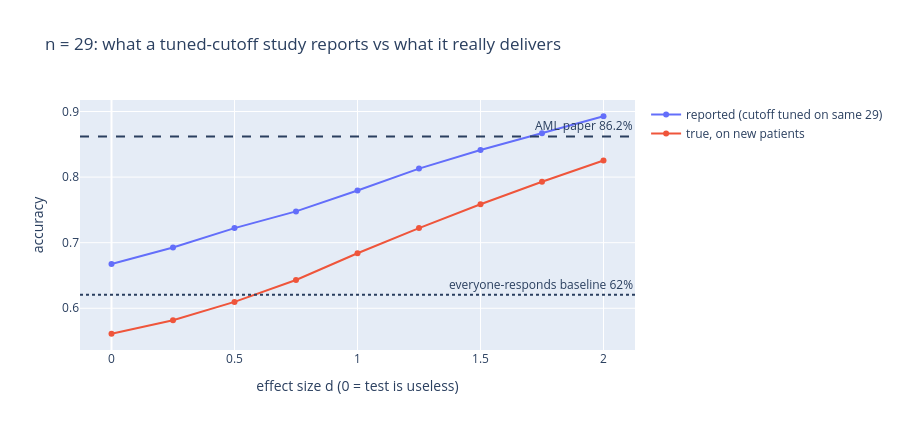

Here is the notebook cell this chart was saved with:
### Code cell
fig = go.Figure()
fig.add_trace(go.Scatter(x=D, y=[r for r, _ in j29], mode="lines+markers", name="reported (cutoff tuned on same 29)"))
fig.add_trace(go.Scatter(x=D, y=[t for _, t in j29], mode="lines+markers", name="true, on new patients"))
fig.add_hline(y=RESP, line_dash="dot", annotation_text="everyone-responds baseline 62%")
fig.add_hline(y=25 / 29, line_dash="dash", annotation_text="AML paper 86.2%")
fig.update_layout(xaxis_title="effect size d (0 = test is useless)", yaxis_title="accuracy", height=430,
                  title="n = 29: what a tuned-cutoff study reports vs what it really delivers")
fig

### Figure 1 — Plotly figure (JSON) as saved in the notebook; plotly's stock layout.template omitted (floating-point values rounded to 4 significant figures)
{"data": [{"mode": "lines+markers", "name": "reported (cutoff tuned on same 29)", "type": "scatter", "x": [0.0, 0.25, 0.5, 0.75, 1.0, 1.25, 1.5, 1.75, 2.0], "y": [0.6676, 0.6926, 0.7222, 0.7477, 0.7795, 0.8129, 0.8413, 0.8669, 0.8928]}, {"mode": "lines+markers", "name": "true, on new patients", "type": "scatter", "x": [0.0, 0.25, 0.5, 0.75, 1.0, 1.25, 1.5, 1.75, 2.0], "y": [0.5612, 0.5817, 0.6097, 0.6432, 0.6839, 0.7223, 0.7586, 0.793, 0.8253]}], "layout": {"annotations": [{"showarrow": false, "text": "everyone-responds baseline 62%", "x": 1, "xanchor": "right", "xref": "x domain", "y": 0.6207, "yanchor": "bottom", "yref": "y"}, {"showarrow": false, "text": "AML paper 86.2%", "x": 1, "xanchor": "right", "xref": "x domain", "y": 0.8621, "yanchor": "bottom", "yref": "y"}], "height": 430, "shapes": [{"line": {"dash": "dot"}, "type": "line", "x0": 0, "x1": 1, "xref": "x domain", "y0": 0.6207, "y1": 0.6207, "yref": "y"}, {"line": {"dash": "dash"}, "type": "line", "x0": 0, "x1": 1, "xref": "x domain", "y0": 0.8621, "y1": 0.8621, "yref": "y"}], "title": {"text": "n = 29: what a tuned-cutoff study reports vs what it really delivers"}, "xaxis": {"title": {"text": "effect size d (0 = test is useless)"}}, "yaxis": {"title": {"text": "accuracy"}}}}
